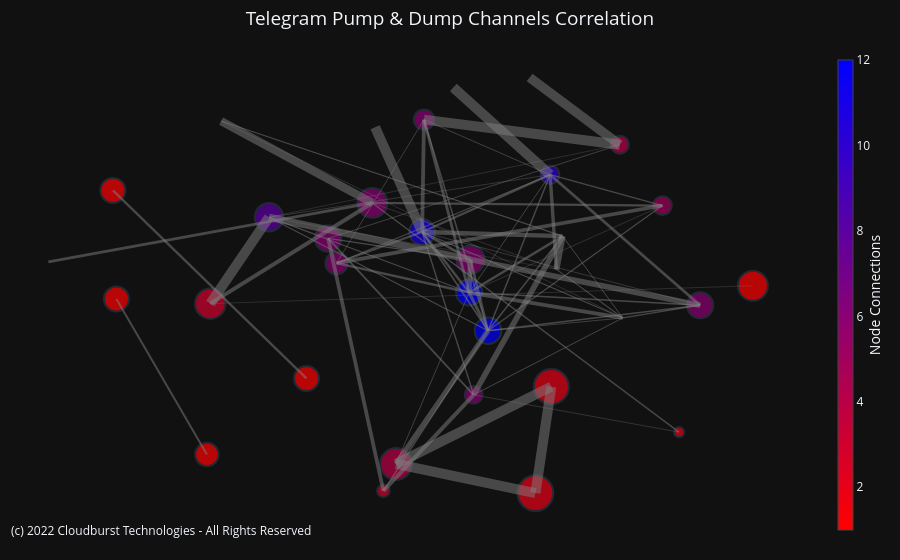

Notebook cell for this chart:
### Code cell
import plotly.graph_objects as go

pos = nx.spring_layout(g, k=0.5, iterations=20)

edge_x=[]
edge_y=[]
edges_list = [x for x in g.edges]

for edge in edges_list:
    edge_x+=[[pos[edge[0]][0],pos[edge[1]][0]]]
    edge_y+=[[pos[edge[0]][1],pos[edge[1]][1]]]

# Create the graph using the Scatter trace type
data_trace = []

Xv=[pos[k][0] for k in pos.keys()]
Yv=[pos[k][1] for k in pos.keys()]  

data_trace.append(go.Scatter(
    x=Xv, y=Yv,
    mode='markers',
    hoverinfo='text',
    marker=dict(
        showscale=True,
        # colorscale options
        #'Greys' | 'YlGnBu' | 'Greens' | 'YlOrRd' | 'Bluered' | 'RdBu' |
        #'Reds' | 'Blues' | 'Picnic' | 'Rainbow' | 'Portland' | 'Jet' |
        #'Hot' | 'Blackbody' | 'Earth' | 'Electric' | 'Viridis' |
        colorscale='Bluered',
        reversescale=True,
        color=[],
        size=10,
        colorbar=dict(
            thickness=15,
            title='Node Connections',
            xanchor='left',
            titleside='right'
        ),
        line_width=2)))

node_adjacencies = []
node_text = []
for adjacencies, labels in zip(g.adjacency(),list_labels):
    node_adjacencies.append(len(adjacencies[1]))
    node_text.append(f"{labels} ({adjacencies[0]}) Connections: {len(adjacencies[1])}")

size_list = [float(i) for i in entity_size.values]
size_list = [i*(25/i**(1/1.4)) if i>0 else 0.1 for i in size_list]

data_trace[0].marker.color = node_adjacencies
data_trace[0].marker.size = size_list
data_trace[0].text = node_text

# Add the edges to the graph, each with its own weight
for i in range(len(edge_x)):
    data_trace.append(
        go.Scatter(
            x=edge_x[i],
            y=edge_y[i],
            mode="lines",
            name="Edges",
            opacity=0.5,
            line=dict(width=list_width[i]*10, color="grey",shape='spline'
        ))
    )

fig = go.Figure(data=data_trace,
             layout=go.Layout(
                title='''
                Telegram Pump & Dump Channels Correlation''',
                titlefont_size=19,
                showlegend=False,
                hovermode='closest',
                template="plotly_dark",
                margin=dict(b=20,l=5,r=5,t=50),
                annotations=[ dict(
                    text="(c) 2022 Cloudburst Technologies - All Rights Reserved",
                    showarrow=False,
                    xref="paper", yref="paper",
                    x=0.005, y=-0.002 ) ],
                xaxis=dict(showgrid=False, zeroline=False, showticklabels=False),
                yaxis=dict(showgrid=False, zeroline=False, showticklabels=False))
                )
fig.update_layout(
            title_text="Telegram Pump & Dump Channels Correlation", title_x=0.5
        )
fig.show()

### Figure 1 — Plotly figure (JSON) as saved in the notebook; plotly's stock layout.template omitted (floating-point values rounded to 4 significant figures; data arrays with more than 128 entries replaced by an {"elided": "..."} marker saying what was removed)
{"data": [{"hoverinfo": "text", "marker": {"color": [2, 2, 4, 3, 1, 6, 8, 6, 6, 12, 6, 12, 11, 1, 1, 1, 1, 6, 6, 5, 10, 4, 6, 3, 2, 8, 7, 1, 1, 3, 5, 1, 1], "colorbar": {"thickness": 15, "title": {"side": "right", "text": "Node Connections"}, "xanchor": "left"}, "colorscale": [[0, "rgb(0,0,255)"], [1, "rgb(255,0,0)"]], "line": {"width": 2}, "reversescale": true, "showscale": true, "size": {"elided": "138 float values"}}, "mode": "markers", "text": ["cprofits (-1001144292688) Connections: 2", "PrivateGroupforpump (-1001190942267) Connections: 2", "bitcoinpumpgroup (-1001342400398) Connections: 4", "FieryTradingPumpAlerts (-1001155306123) Connections: 3", "CryptoHub_Bitcoin (-1001313911314) Connections: 1", "RICHFROMCRYPTOTRADE (-1001547366843) Connections: 6", "BinancesignalsAbuDhabi (-1001583172969) Connections: 8", "KingCryptoCalls (-1001164308989) Connections: 6", "cryptofameo (-1001369513842) Connections: 6", "binancekillerscalls (-1001555625124) Connections: 12", "BITGET_01 (-1001619333749) Connections: 6", "Cryptomillionaire01 (-1001628956682) Connections: 12", "Zignaly00 (-1001757689494) Connections: 11", "FatCatCrypto (-1001258049399) Connections: 1", "cryptosignalsvipr (-1001388333162) Connections: 1", "CoinCoachSignals (-1001267170242) Connections: 1", "VIPExpertSignals (-1001364159674) Connections: 1", "awayswintrades (-1001334912205) Connections: 6", "CRYPTO_FUTUR_VIP (-1001368686201) Connections: 6", "binancecryptopu (-1001509948336) Connections: 5", "Whales_PUMPs_Official (-1001594522150) Connections: 10", "Gtrading7 (-1001495281876) Connections: 4", "binkbun (-1001395566862) Connections: 6", "CRYPTOWORLD198 (-1001652601224) Connections: 3", "CryptoCashFlowReal (-1001582520126) Connections: 2", "Bitstamp_1 (-1001662988814) Connections: 8", "Best_Crypto_Channel1 (-1001758534036) Connections: 7", "kryptocalls (-1001487251511) Connections: 1", "crypto_matrix_channel (-1001500414298) Connections: 1", "cryptocores (-1001507349861) Connections: 3", "Scalping_300 (-1001622654998) Connections: 5", "EatsleeptraderepeatOfficial (-1001656921849) Connections: 1", "cryptopapa_signalsadmin1 (-1001674306258) Connections: 1"], "type": "scatter", "x": [0.2746, 0.3161, -0.09023, -0.5763, 0.8436, -0.1522, -0.4227, 0.1047, -0.2679, 0.1505, 0.7057, 0.1011, -0.02184, -0.8311, -0.3244, -0.8218, -0.585, -0.2458, -0.01703, 0.607, 0.3129, 0.4953, 0.1129, -0.1232, 0.6504, 0.5031, 0.3457, 0.2593, 0.05973, -0.5479, 0.3297, -1, -0.145], "y": [-0.9756, -0.5005, -0.8456, -0.1301, -0.05017, 0.3194, 0.2556, 0.06649, 0.1609, -0.2509, -0.1372, -0.08046, 0.1896, 0.3753, -0.4638, -0.1089, -0.8031, 0.05065, 0.6913, 0.3077, 0.4452, 0.5792, -0.5371, -0.9658, -0.7036, -0.194, 0.1712, 0.8792, 0.8342, 0.6848, 0.02287, 0.05603, 0.6571]}, {"line": {"color": "grey", "shape": "spline", "width": 10}, "mode": "lines", "name": "Edges", "opacity": 0.5, "type": "scatter", "x": [0.2746, 0.3161], "y": [-0.9756, -0.5005]}, {"line": {"color": "grey", "shape": "spline", "width": 10}, "mode": "lines", "name": "Edges", "opacity": 0.5, "type": "scatter", "x": [0.2746, -0.09023], "y": [-0.9756, -0.8456]}, {"line": {"color": "grey", "shape": "spline", "width": 10}, "mode": "lines", "name": "Edges", "opacity": 0.5, "type": "scatter", "x": [0.3161, -0.09023], "y": [-0.5005, -0.8456]}, {"line": {"color": "grey", "shape": "spline", "width": 5.0}, "mode": "lines", "name": "Edges", "opacity": 0.5, "type": "scatter", "x": [-0.09023, 0.1505], "y": [-0.8456, -0.2509]}, {"line": {"color": "grey", "shape": "spline", "width": 0.838}, "mode": "lines", "name": "Edges", "opacity": 0.5, "type": "scatter", "x": [-0.09023, 0.1011], "y": [-0.8456, -0.08046]}, {"line": {"color": "grey", "shape": "spline", "width": 0.4938}, "mode": "lines", "name": "Edges", "opacity": 0.5, "type": "scatter", "x": [-0.5763, 0.8436], "y": [-0.1301, -0.05017]}, {"line": {"color": "grey", "shape": "spline", "width": 4}, "mode": "lines", "name": "Edges", "opacity": 0.5, "type": "scatter", "x": [-0.5763, -0.1522], "y": [-0.1301, 0.3194]}, {"line": {"color": "grey", "shape": "spline", "width": 9.897}, "mode": "lines", "name": "Edges", "opacity": 0.5, "type": "scatter", "x": [-0.5763, -0.4227], "y": [-0.1301, 0.2556]}, {"line": {"color": "grey", "shape": "spline", "width": 8.163}, "mode": "lines", "name": "Edges", "opacity": 0.5, "type": "scatter", "x": [-0.1522, -0.5479], "y": [0.3194, 0.6848]}, {"line": {"color": "grey", "shape": "spline", "width": 2.269}, "mode": "lines", "name": "Edges", "opacity": 0.5, "type": "scatter", "x": [-0.1522, 0.607], "y": [0.3194, 0.3077]}, {"line": {"color": "grey", "shape": "spline", "width": 1.343}, "mode": "lines", "name": "Edges", "opacity": 0.5, "type": "scatter", "x": [-0.1522, 0.6504], "y": [0.3194, -0.7036]}, {"line": {"color": "grey", "shape": "spline", "width": 0.5507}, "mode": "lines", "name": "Edges", "opacity": 0.5, "type": "scatter", "x": [-0.1522, 0.3297], "y": [0.3194, 0.02287]}, {"line": {"color": "grey", "shape": "spline", "width": 2.821}, "mode": "lines", "name": "Edges", "opacity": 0.5, "type": "scatter", "x": [-0.1522, -1], "y": [0.3194, 0.05603]}, {"line": {"color": "grey", "shape": "spline", "width": 7.069}, "mode": "lines", "name": "Edges", "opacity": 0.5, "type": "scatter", "x": [-0.4227, 0.1047], "y": [0.2556, 0.06649]}, {"line": {"color": "grey", "shape": "spline", "width": 0.4171}, "mode": "lines", "name": "Edges", "opacity": 0.5, "type": "scatter", "x": [-0.4227, -0.2679], "y": [0.2556, 0.1609]}, {"line": {"color": "grey", "shape": "spline", "width": 0.5197}, "mode": "lines", "name": "Edges", "opacity": 0.5, "type": "scatter", "x": [-0.4227, 0.4953], "y": [0.2556, 0.5792]}, {"line": {"color": "grey", "shape": "spline", "width": 1.011}, "mode": "lines", "name": "Edges", "opacity": 0.5, "type": "scatter", "x": [-0.4227, 0.1505], "y": [0.2556, -0.2509]}, {"line": {"color": "grey", "shape": "spline", "width": 0.6419}, "mode": "lines", "name": "Edges", "opacity": 0.5, "type": "scatter", "x": [-0.4227, 0.3129], "y": [0.2556, 0.4452]}, {"line": {"color": "grey", "shape": "spline", "width": 0.482}, "mode": "lines", "name": "Edges", "opacity": 0.5, "type": "scatter", "x": [-0.4227, 0.3297], "y": [0.2556, 0.02287]}, {"line": {"color": "grey", "shape": "spline", "width": 1.016}, "mode": "lines", "name": "Edges", "opacity": 0.5, "type": "scatter", "x": [-0.4227, 0.1011], "y": [0.2556, -0.08046]}, {"line": {"color": "grey", "shape": "spline", "width": 1.25}, "mode": "lines", "name": "Edges", "opacity": 0.5, "type": "scatter", "x": [0.1047, -0.2679], "y": [0.06649, 0.1609]}, {"line": {"color": "grey", "shape": "spline", "width": 2.483}, "mode": "lines", "name": "Edges", "opacity": 0.5, "type": "scatter", "x": [0.1047, 0.1505], "y": [0.06649, -0.2509]}, {"line": {"color": "grey", "shape": "spline", "width": 5.58}, "mode": "lines", "name": "Edges", "opacity": 0.5, "type": "scatter", "x": [0.1047, 0.7057], "y": [0.06649, -0.1372]}, {"line": {"color": "grey", "shape": "spline", "width": 4.843}, "mode": "lines", "name": "Edges", "opacity": 0.5, "type": "scatter", "x": [0.1047, 0.1011], "y": [0.06649, -0.08046]}, {"line": {"color": "grey", "shape": "spline", "width": 2.549}, "mode": "lines", "name": "Edges", "opacity": 0.5, "type": "scatter", "x": [0.1047, -0.02184], "y": [0.06649, 0.1896]}, {"line": {"color": "grey", "shape": "spline", "width": 0.5}, "mode": "lines", "name": "Edges", "opacity": 0.5, "type": "scatter", "x": [-0.2679, -0.2458], "y": [0.1609, 0.05065]}, {"line": {"color": "grey", "shape": "spline", "width": 1.823}, "mode": "lines", "name": "Edges", "opacity": 0.5, "type": "scatter", "x": [-0.2679, 0.1129], "y": [0.1609, -0.5371]}, {"line": {"color": "grey", "shape": "spline", "width": 0.8229}, "mode": "lines", "name": "Edges", "opacity": 0.5, "type": "scatter", "x": [-0.2679, 0.4953], "y": [0.1609, 0.5792]}, {"line": {"color": "grey", "shape": "spline", "width": 3.75}, "mode": "lines", "name": "Edges", "opacity": 0.5, "type": "scatter", "x": [-0.2679, -0.1232], "y": [0.1609, -0.9658]}, {"line": {"color": "grey", "shape": "spline", "width": 1.532}, "mode": "lines", "name": "Edges", "opacity": 0.5, "type": "scatter", "x": [0.1505, -0.01703], "y": [-0.2509, 0.6913]}, {"line": {"color": "grey", "shape": "spline", "width": 1.185}, "mode": "lines", "name": "Edges", "opacity": 0.5, "type": "scatter", "x": [0.1505, 0.607], "y": [-0.2509, 0.3077]}, {"line": {"color": "grey", "shape": "spline", "width": 1.495}, "mode": "lines", "name": "Edges", "opacity": 0.5, "type": "scatter", "x": [0.1505, 0.3129], "y": [-0.2509, 0.4452]}, {"line": {"color": "grey", "shape": "spline", "width": 1.414}, "mode": "lines", "name": "Edges", "opacity": 0.5, "type": "scatter", "x": [0.1505, 0.7057], "y": [-0.2509, -0.1372]}, {"line": {"color": "grey", "shape": "spline", "width": 3.087}, "mode": "lines", "name": "Edges", "opacity": 0.5, "type": "scatter", "x": [0.1505, 0.1011], "y": [-0.2509, -0.08046]}, {"line": {"color": "grey", "shape": "spline", "width": 1.272}, "mode": "lines", "name": "Edges", "opacity": 0.5, "type": "scatter", "x": [0.1505, -0.1232], "y": [-0.2509, -0.9658]}, {"line": {"color": "grey", "shape": "spline", "width": 0.8336}, "mode": "lines", "name": "Edges", "opacity": 0.5, "type": "scatter", "x": [0.1505, 0.5031], "y": [-0.2509, -0.194]}, {"line": {"color": "grey", "shape": "spline", "width": 1.579}, "mode": "lines", "name": "Edges", "opacity": 0.5, "type": "scatter", "x": [0.1505, -0.02184], "y": [-0.2509, 0.1896]}, {"line": {"color": "grey", "shape": "spline", "width": 1.585}, "mode": "lines", "name": "Edges", "opacity": 0.5, "type": "scatter", "x": [0.1505, 0.3457], "y": [-0.2509, 0.1712]}, {"line": {"color": "grey", "shape": "spline", "width": 2.899}, "mode": "lines", "name": "Edges", "opacity": 0.5, "type": "scatter", "x": [0.7057, 0.3129], "y": [-0.1372, 0.4452]}, {"line": {"color": "grey", "shape": "spline", "width": 1.388}, "mode": "lines", "name": "Edges", "opacity": 0.5, "type": "scatter", "x": [0.7057, 0.1011], "y": [-0.1372, -0.08046]}, {"line": {"color": "grey", "shape": "spline", "width": 1.287}, "mode": "lines", "name": "Edges", "opacity": 0.5, "type": "scatter", "x": [0.7057, 0.5031], "y": [-0.1372, -0.194]}, {"line": {"color": "grey", "shape": "spline", "width": 0.6815}, "mode": "lines", "name": "Edges", "opacity": 0.5, "type": "scatter", "x": [0.7057, -0.02184], "y": [-0.1372, 0.1896]}, {"line": {"color": "grey", "shape": "spline", "width": 2.447}, "mode": "lines", "name": "Edges", "opacity": 0.5, "type": "scatter", "x": [0.1011, -0.2458], "y": [-0.08046, 0.05065]}, {"line": {"color": "grey", "shape": "spline", "width": 2.796}, "mode": "lines", "name": "Edges", "opacity": 0.5, "type": "scatter", "x": [0.1011, -0.01703], "y": [-0.08046, 0.6913]}, {"line": {"color": "grey", "shape": "spline", "width": 0.5575}, "mode": "lines", "name": "Edges", "opacity": 0.5, "type": "scatter", "x": [0.1011, 0.607], "y": [-0.08046, 0.3077]}, {"line": {"color": "grey", "shape": "spline", "width": 0.9028}, "mode": "lines", "name": "Edges", "opacity": 0.5, "type": "scatter", "x": [0.1011, 0.3129], "y": [-0.08046, 0.4452]}, {"line": {"color": "grey", "shape": "spline", "width": 3.764}, "mode": "lines", "name": "Edges", "opacity": 0.5, "type": "scatter", "x": [0.1011, 0.5031], "y": [-0.08046, -0.194]}, {"line": {"color": "grey", "shape": "spline", "width": 2.434}, "mode": "lines", "name": "Edges", "opacity": 0.5, "type": "scatter", "x": [0.1011, -0.02184], "y": [-0.08046, 0.1896]}, {"line": {"color": "grey", "shape": "spline", "width": 2.366}, "mode": "lines", "name": "Edges", "opacity": 0.5, "type": "scatter", "x": [0.1011, 0.3457], "y": [-0.08046, 0.1712]}, {"line": {"color": "grey", "shape": "spline", "width": 1.89}, "mode": "lines", "name": "Edges", "opacity": 0.5, "type": "scatter", "x": [-0.02184, -0.2458], "y": [0.1896, 0.05065]}, {"line": {"color": "grey", "shape": "spline", "width": 3.798}, "mode": "lines", "name": "Edges", "opacity": 0.5, "type": "scatter", "x": [-0.02184, -0.01703], "y": [0.1896, 0.6913]}, {"line": {"color": "grey", "shape": "spline", "width": 1.361}, "mode": "lines", "name": "Edges", "opacity": 0.5, "type": "scatter", "x": [-0.02184, 0.1129], "y": [0.1896, -0.5371]}, {"line": {"color": "grey", "shape": "spline", "width": 2.406}, "mode": "lines", "name": "Edges", "opacity": 0.5, "type": "scatter", "x": [-0.02184, 0.3129], "y": [0.1896, 0.4452]}, {"line": {"color": "grey", "shape": "spline", "width": 1.207}, "mode": "lines", "name": "Edges", "opacity": 0.5, "type": "scatter", "x": [-0.02184, 0.5031], "y": [0.1896, -0.194]}, {"line": {"color": "grey", "shape": "spline", "width": 10}, "mode": "lines", "name": "Edges", "opacity": 0.5, "type": "scatter", "x": [-0.02184, -0.145], "y": [0.1896, 0.6571]}, {"line": {"color": "grey", "shape": "spline", "width": 4.444}, "mode": "lines", "name": "Edges", "opacity": 0.5, "type": "scatter", "x": [-0.02184, 0.3457], "y": [0.1896, 0.1712]}, {"line": {"color": "grey", "shape": "spline", "width": 2.345}, "mode": "lines", "name": "Edges", "opacity": 0.5, "type": "scatter", "x": [-0.8311, -0.3244], "y": [0.3753, -0.4638]}, {"line": {"color": "grey", "shape": "spline", "width": 1.985}, "mode": "lines", "name": "Edges", "opacity": 0.5, "type": "scatter", "x": [-0.8218, -0.585], "y": [-0.1089, -0.8031]}, {"line": {"color": "grey", "shape": "spline", "width": 0.8013}, "mode": "lines", "name": "Edges", "opacity": 0.5, "type": "scatter", "x": [-0.2458, -0.01703], "y": [0.05065, 0.6913]}, {"line": {"color": "grey", "shape": "spline", "width": 3.621}, "mode": "lines", "name": "Edges", "opacity": 0.5, "type": "scatter", "x": [-0.2458, 0.607], "y": [0.05065, 0.3077]}, {"line": {"color": "grey", "shape": "spline", "width": 1.039}, "mode": "lines", "name": "Edges", "opacity": 0.5, "type": "scatter", "x": [-0.2458, 0.3129], "y": [0.05065, 0.4452]}, {"line": {"color": "grey", "shape": "spline", "width": 10.0}, "mode": "lines", "name": "Edges", "opacity": 0.5, "type": "scatter", "x": [-0.01703, 0.4953], "y": [0.6913, 0.5792]}, {"line": {"color": "grey", "shape": "spline", "width": 0.8571}, "mode": "lines", "name": "Edges", "opacity": 0.5, "type": "scatter", "x": [-0.01703, 0.3129], "y": [0.6913, 0.4452]}, {"line": {"color": "grey", "shape": "spline", "width": 1.288}, "mode": "lines", "name": "Edges", "opacity": 0.5, "type": "scatter", "x": [0.607, 0.3129], "y": [0.3077, 0.4452]}, {"line": {"color": "grey", "shape": "spline", "width": 10}, "mode": "lines", "name": "Edges", "opacity": 0.5, "type": "scatter", "x": [0.3129, 0.05973], "y": [0.4452, 0.8342]}, {"line": {"color": "grey", "shape": "spline", "width": 3.417}, "mode": "lines", "name": "Edges", "opacity": 0.5, "type": "scatter", "x": [0.3129, 0.3297], "y": [0.4452, 0.02287]}, {"line": {"color": "grey", "shape": "spline", "width": 9.474}, "mode": "lines", "name": "Edges", "opacity": 0.5, "type": "scatter", "x": [0.4953, 0.2593], "y": [0.5792, 0.8792]}, {"line": {"color": "grey", "shape": "spline", "width": 0.5928}, "mode": "lines", "name": "Edges", "opacity": 0.5, "type": "scatter", "x": [0.1129, 0.6504], "y": [-0.5371, -0.7036]}, {"line": {"color": "grey", "shape": "spline", "width": 4.018}, "mode": "lines", "name": "Edges", "opacity": 0.5, "type": "scatter", "x": [0.1129, -0.1232], "y": [-0.5371, -0.9658]}, {"line": {"color": "grey", "shape": "spline", "width": 0.9485}, "mode": "lines", "name": "Edges", "opacity": 0.5, "type": "scatter", "x": [0.1129, 0.5031], "y": [-0.5371, -0.194]}, {"line": {"color": "grey", "shape": "spline", "width": 5.657}, "mode": "lines", "name": "Edges", "opacity": 0.5, "type": "scatter", "x": [0.1129, 0.3457], "y": [-0.5371, 0.1712]}, {"line": {"color": "grey", "shape": "spline", "width": 0.5099}, "mode": "lines", "name": "Edges", "opacity": 0.5, "type": "scatter", "x": [0.5031, -0.5479], "y": [-0.194, 0.6848]}, {"line": {"color": "grey", "shape": "spline", "width": 1.062}, "mode": "lines", "name": "Edges", "opacity": 0.5, "type": "scatter", "x": [0.5031, 0.3297], "y": [-0.194, 0.02287]}, {"line": {"color": "grey", "shape": "spline", "width": 0.9699}, "mode": "lines", "name": "Edges", "opacity": 0.5, "type": "scatter", "x": [0.5031, 0.3457], "y": [-0.194, 0.1712]}, {"line": {"color": "grey", "shape": "spline", "width": 1.147}, "mode": "lines", "name": "Edges", "opacity": 0.5, "type": "scatter", "x": [0.3457, -0.5479], "y": [0.1712, 0.6848]}, {"line": {"color": "grey", "shape": "spline", "width": 6.039}, "mode": "lines", "name": "Edges", "opacity": 0.5, "type": "scatter", "x": [0.3457, 0.3297], "y": [0.1712, 0.02287]}], "layout": {"annotations": [{"showarrow": false, "text": "(c) 2022 Cloudburst Technologies - All Rights Reserved", "x": 0.005, "xref": "paper", "y": -0.002, "yref": "paper"}], "hovermode": "closest", "margin": {"b": 20, "l": 5, "r": 5, "t": 50}, "showlegend": false, "title": {"font": {"size": 19}, "text": "Telegram Pump & Dump Channels Correlation", "x": 0.5}, "xaxis": {"showgrid": false, "showticklabels": false, "zeroline": false}, "yaxis": {"showgrid": false, "showticklabels": false, "zeroline": false}}}
